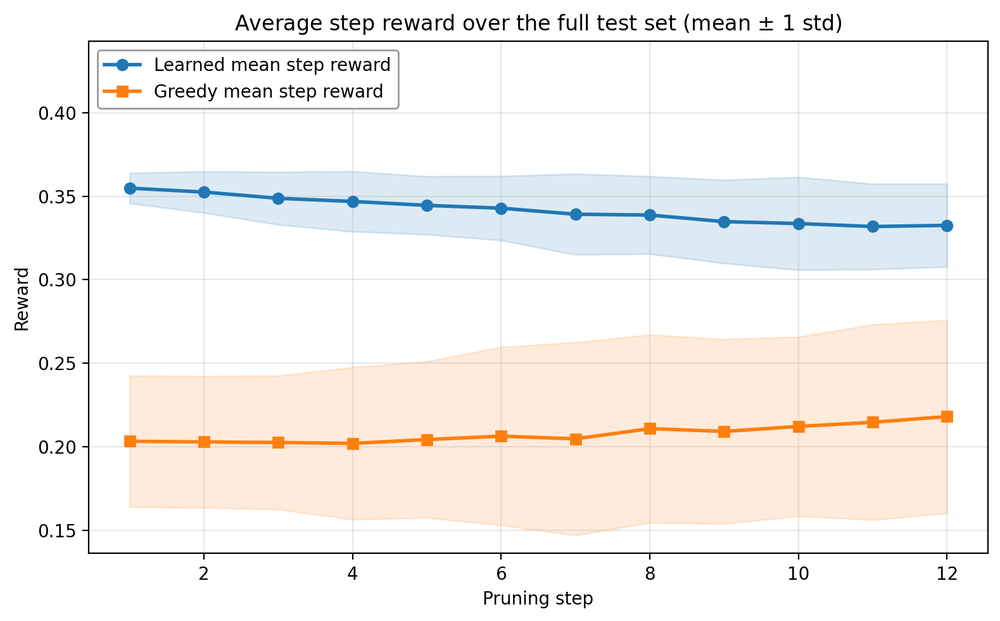
#> input picture 论文/figures/avg_reward_trend.png, 1000 x 621 px, shrunk from 1579 x 980 before the run, found by its file name
$ python patch_swap_avg_reward_colors.py
#> lines starting #> are read from the running program, lines starting #| are printed output that depends on the picture; after the words box and inside, x2 and y2 are one past the last pixel; in counts of white or black regions, pixels touching at a corner belong together
"""
对 avg_reward_trend.png 做色相互换（蓝↔橙），但保留 legend 区域不变。

效果：
    数据较高的曲线（原橙色 Greedy 数据） → 变蓝
    数据较低的曲线（原蓝色 Learned 数据） → 变橙
    legend 仍显示 [蓝色块][Learned] 在上、[橙色块][Greedy] 在下
    => 视觉上 Learned 在上、Greedy 在下

Usage::

    cd D:\\PROJECTS\\latex-workflow\\lemonrl
    & "D:\\PROJECTS\\deeplearning\\python.exe" patch_swap_avg_reward_colors.py
    # 如果 legend 框位置估算不准，传参微调（x1 y1 x2 y2 为图像比例，0~1）:
    & "D:\\PROJECTS\\deeplearning\\python.exe" patch_swap_avg_reward_colors.py --legend-bbox 0.03 0.06 0.30 0.22
"""
from __future__ import annotations

import argparse
import os
from pathlib import Path

os.environ.setdefault("KMP_DUPLICATE_LIB_OK", "TRUE")

import numpy as np  # noqa: E402
from PIL import Image  # noqa: E402
from matplotlib import colors  # noqa: E402

SCRIPT_DIR = Path(__file__).resolve().parent
DEFAULT_PNG = SCRIPT_DIR.parent / "论文" / "figures" / "avg_reward_trend.png"


def main() -> None:
    parser = argparse.ArgumentParser(description=__doc__)
    parser.add_argument("--png", type=str, default=str(DEFAULT_PNG))
    parser.add_argument(
        "--legend-bbox",
        nargs=4,
        type=float,
        default=(0.03, 0.06, 0.30, 0.22),
        metavar=("X1", "Y1", "X2", "Y2"),
        help="legend 框在图中的相对位置 (0~1)，默认覆盖 upper-left 一块区域，可微调",
    )
    parser.add_argument(
        "--saturation-threshold",
        type=float,
        default=0.05,
        help="只对饱和度 > 该阈值的像素做色相互换，避免动到黑色文字/灰色网格",
    )
    args = parser.parse_args()

    png_path = Path(args.png)
    if not png_path.exists():
        raise FileNotFoundError(png_path)

    img = Image.open(png_path).convert("RGB")
    img_arr = np.array(img, dtype=np.float32) / 255.0
    h, w, _ = img_arr.shape
#> h = 621; w = 1000

    x1f, y1f, x2f, y2f = args.legend_bbox
    x1, y1 = max(0, int(w * x1f)), max(0, int(h * y1f))
#> x1 = 30; y1 = 37
    x2, y2 = min(w, int(w * x2f)), min(h, int(h * y2f))
#> x2 = 300; y2 = 136

    legend_backup = img_arr[y1:y2, x1:x2, :].copy()
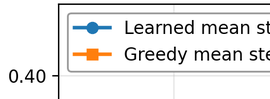
#> legend_backup: shape (99, 270, 3) float32; mean R, G, B 0.916, 0.914, 0.912

    # 整图 HSV 镜像：色相 +180°，仅对彩色像素（避开黑色文字、灰色网格）
    hsv = colors.rgb_to_hsv(img_arr)
#> hsv: shape (621, 1000, 3) float32; mean of channels 0, 1, 2 0.0713, 0.0509, 0.974
    color_mask = hsv[..., 1] > args.saturation_threshold
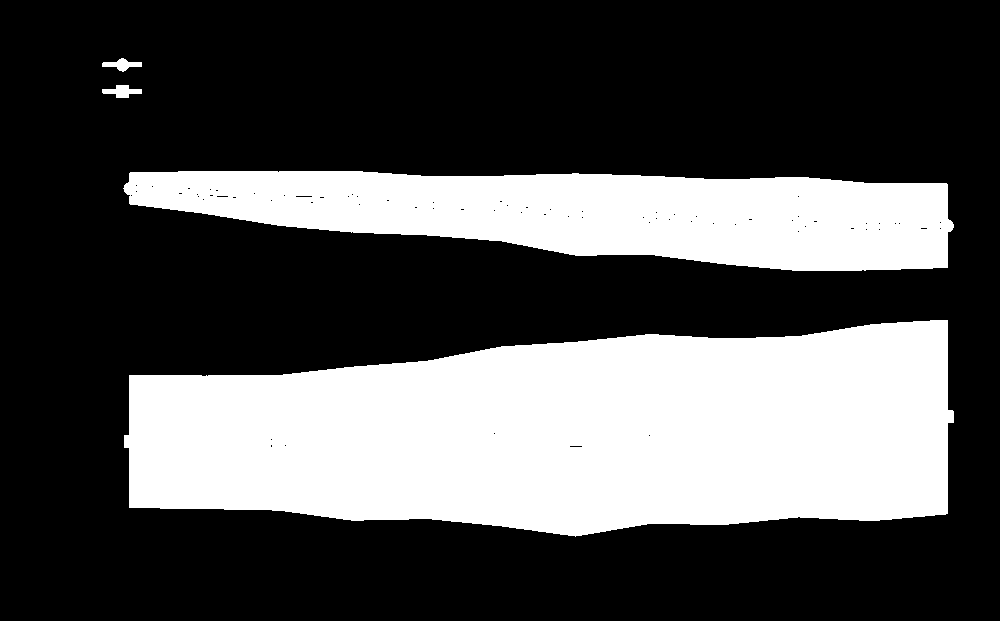
#> color_mask: shape (621, 1000) bool; 31.8% white; 4 white regions, box (x1, y1, x2, y2) and area: (124, 320, 954, 537) 139796, (123, 171, 954, 271) 57403, (102, 85, 142, 98) 303, (102, 58, 142, 72) 270
    hsv_new = hsv.copy()
    hsv_new[..., 0] = np.where(
        color_mask,
        (hsv[..., 0] + 0.5) % 1.0,
        hsv[..., 0],
    )
#> hsv_new: shape (621, 1000, 3) float32; mean of channels 0, 1, 2 0.137, 0.0509, 0.974
    rgb_new = colors.hsv_to_rgb(hsv_new)
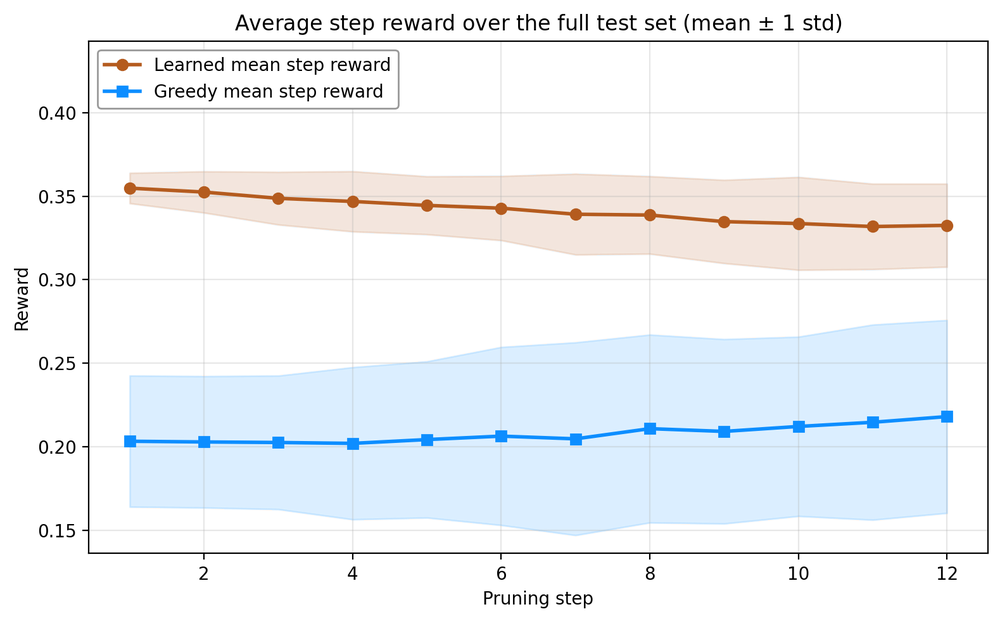
#> rgb_new: shape (621, 1000, 3) float32; mean R, G, B 0.934, 0.951, 0.963

    # 恢复 legend 区域：实现 "曲线换色，legend 不动"
    rgb_new[y1:y2, x1:x2, :] = legend_backup
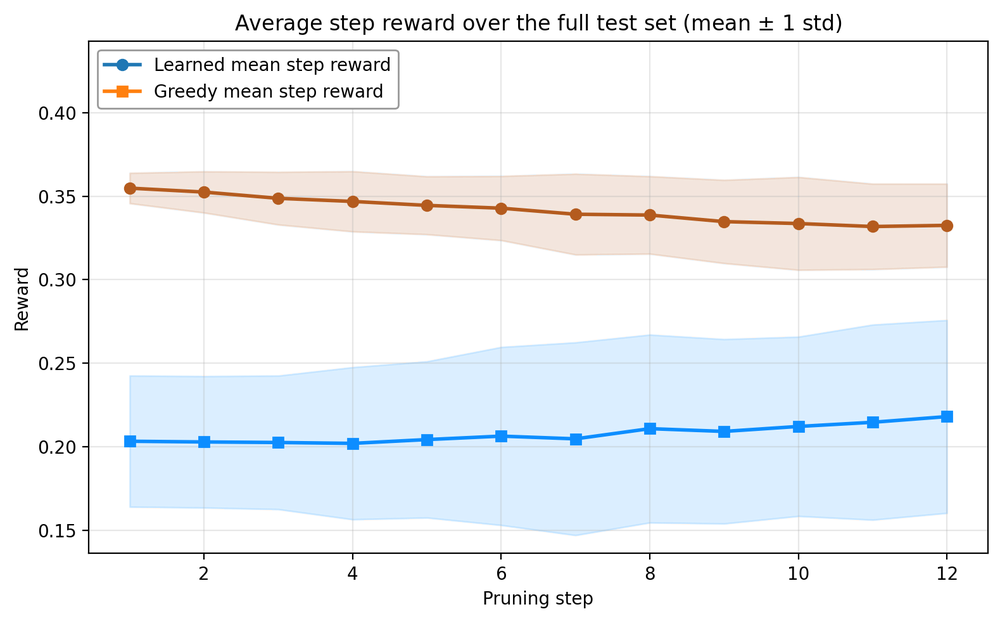
#> rgb_new: shape (621, 1000, 3) float32; 0.09% of pixels changed, all inside (x1, y1, x2, y2) = (102, 58, 142, 98)

    out_arr = (rgb_new * 255).clip(0, 255).astype(np.uint8)
    Image.fromarray(out_arr).save(png_path)

    print(f"Updated: {png_path.resolve()}")
    print(f"  Image size: {w}x{h}")
#|   Image size: 1000x621
    print(f"  Legend region preserved: ({x1},{y1}) -> ({x2},{y2})")
#|   Legend region preserved: (30,37) -> (300,136)
    print(f"  Saturation threshold: {args.saturation_threshold}")


if __name__ == "__main__":
    main()

$ run again, with 论文/figures/Leaf_structure_comparison.png copied over 论文/figures/avg_reward_trend.png
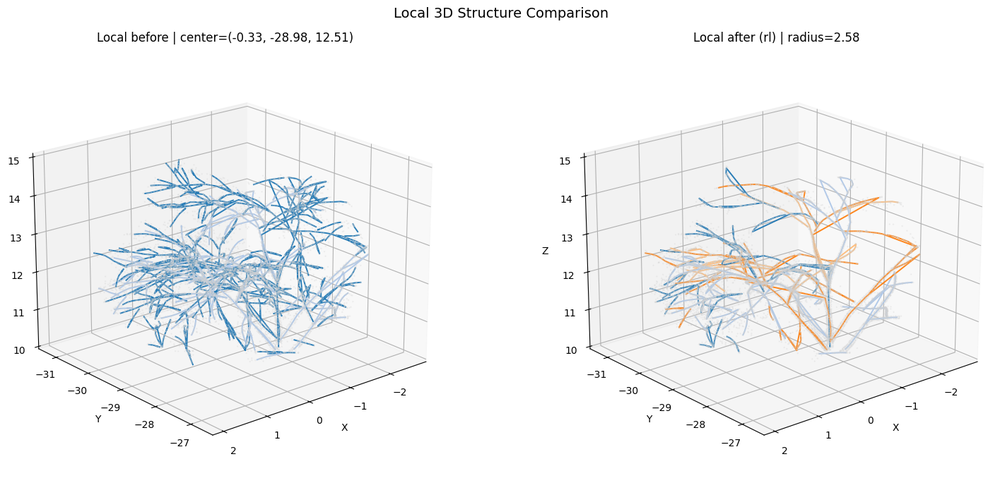
#> input picture 论文/figures/Leaf_structure_comparison.png, 1000 x 488 px, shrunk from 1415 x 691 before the run, found by its file name
#> hsv: shape (488, 1000, 3) float32; mean of channels 0, 1, 2 0.0407, 0.0159, 0.963
#> in main, `color_mask = hsv[..., 1] > args.saturation_threshold`:
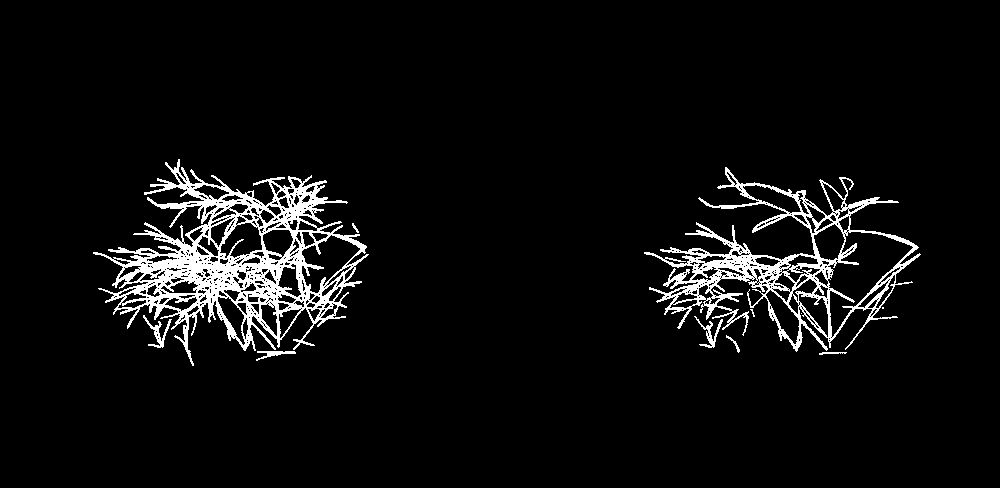
#> color_mask: shape (488, 1000) bool; 5.4% white; 11 white regions (3 under 20 px), largest, box (x1, y1, x2, y2) and area: (93, 159, 369, 366) 15766, (644, 167, 921, 352) 9609, (143, 315, 172, 348) 243
#> hsv_new: shape (488, 1000, 3) float32; mean of channels 0, 1, 2 0.0238, 0.0159, 0.963
#> in main, `rgb_new = colors.hsv_to_rgb(hsv_new)`:
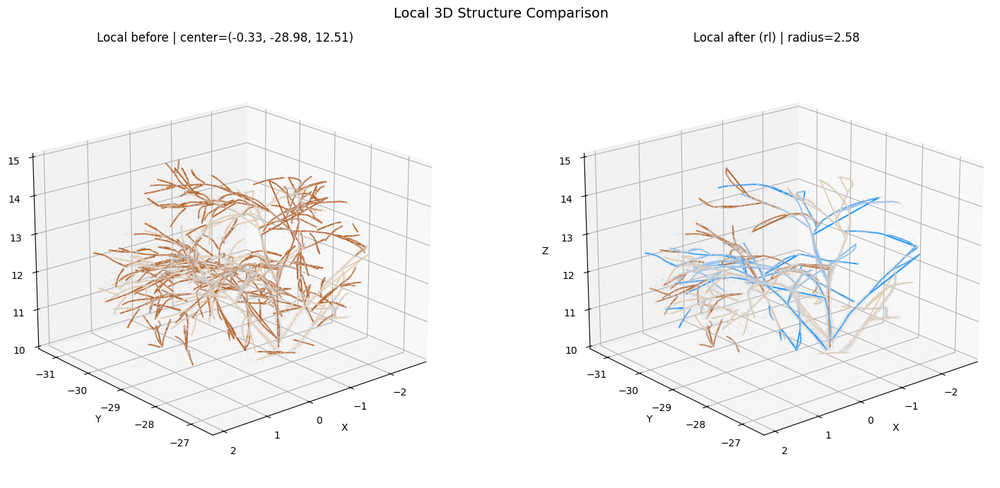
#> rgb_new: shape (488, 1000, 3) float32; mean R, G, B 0.96, 0.956, 0.954
#|   Image size: 1000x488
#|   Legend region preserved: (30,29) -> (300,107)

$ run again, with 论文/figures/Tree_structure_comparison.png copied over 论文/figures/avg_reward_trend.png
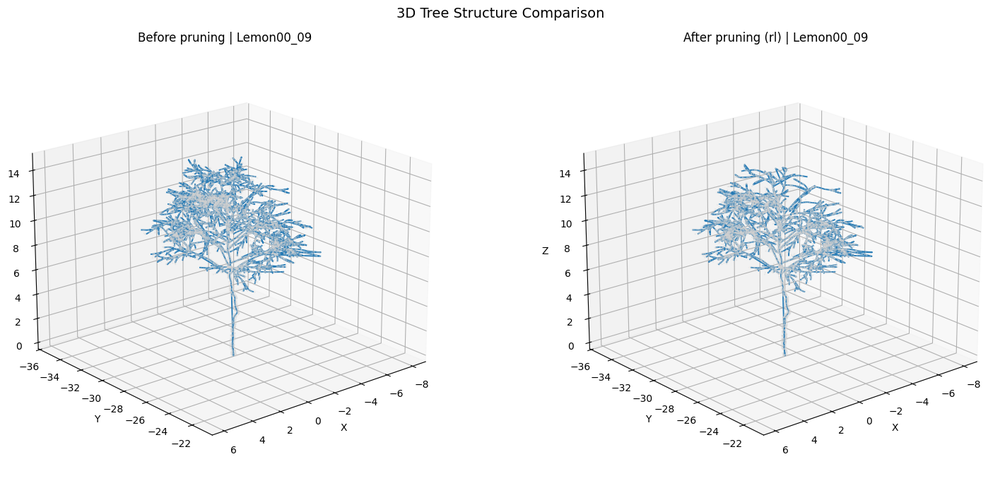
#> input picture 论文/figures/Tree_structure_comparison.png, 1000 x 488 px, shrunk from 1415 x 691 before the run, found by its file name
#> hsv: shape (488, 1000, 3) float32; mean of channels 0, 1, 2 0.0273, 0.0114, 0.96
#> in main, `color_mask = hsv[..., 1] > args.saturation_threshold`:
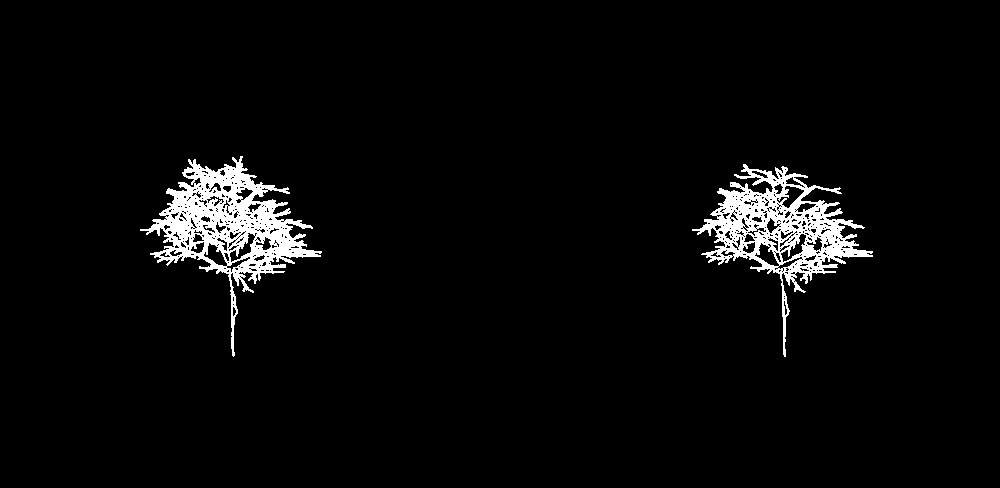
#> color_mask: shape (488, 1000) bool; 3.8% white; 2 white regions, box (x1, y1, x2, y2) and area: (140, 156, 322, 357) 9786, (692, 164, 873, 357) 8601
#> hsv_new: shape (488, 1000, 3) float32; mean of channels 0, 1, 2 0.00857, 0.0114, 0.96
#> in main, `rgb_new = colors.hsv_to_rgb(hsv_new)`:
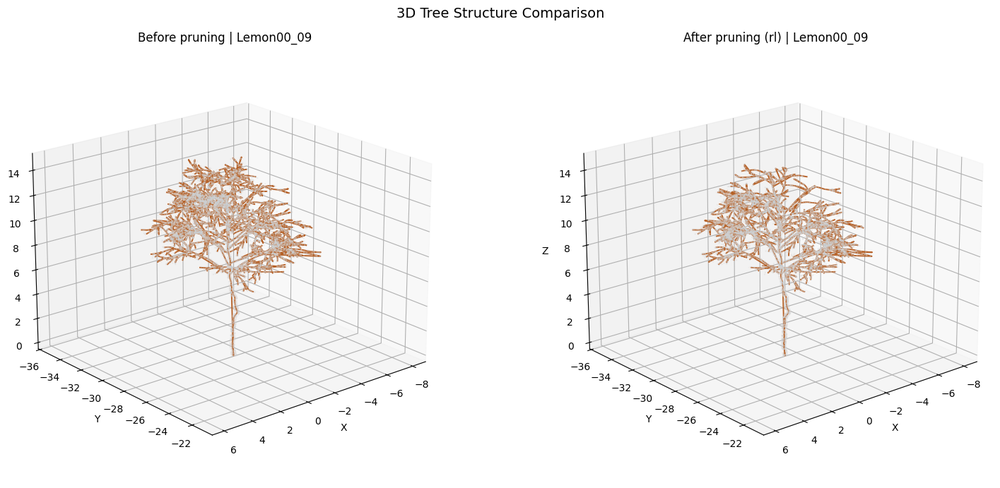
#> rgb_new: shape (488, 1000, 3) float32; mean R, G, B 0.96, 0.955, 0.952
#|   Image size: 1000x488
#|   Legend region preserved: (30,29) -> (300,107)

$ run again, with 论文/figures/kpi_improvement_rate.png copied over 论文/figures/avg_reward_trend.png
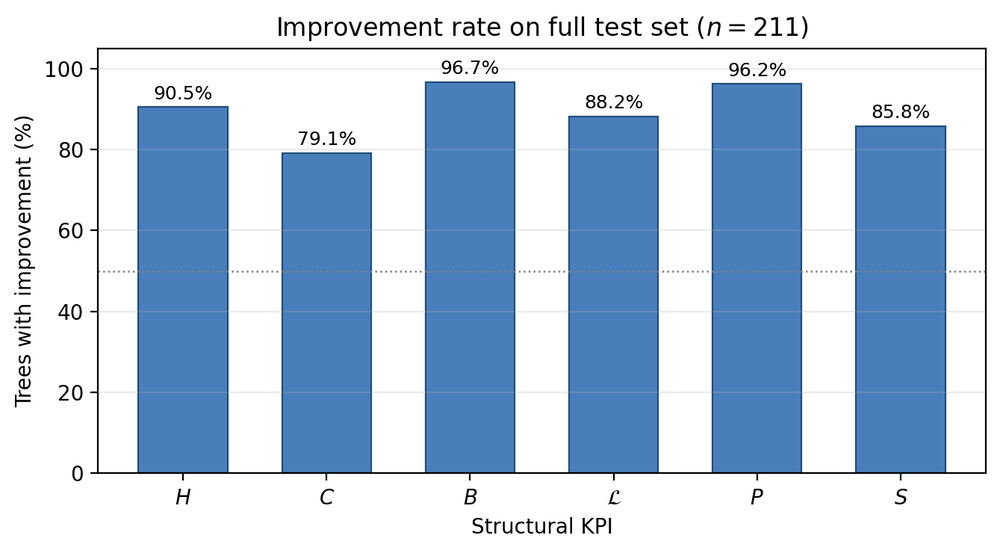
#> input picture 论文/figures/kpi_improvement_rate.png, 1000 x 553 px, shrunk from 1339 x 740 before the run, found by its file name
#> hsv: shape (553, 1000, 3) float32; mean of channels 0, 1, 2 0.218, 0.216, 0.877
#> in main, `color_mask = hsv[..., 1] > args.saturation_threshold`:
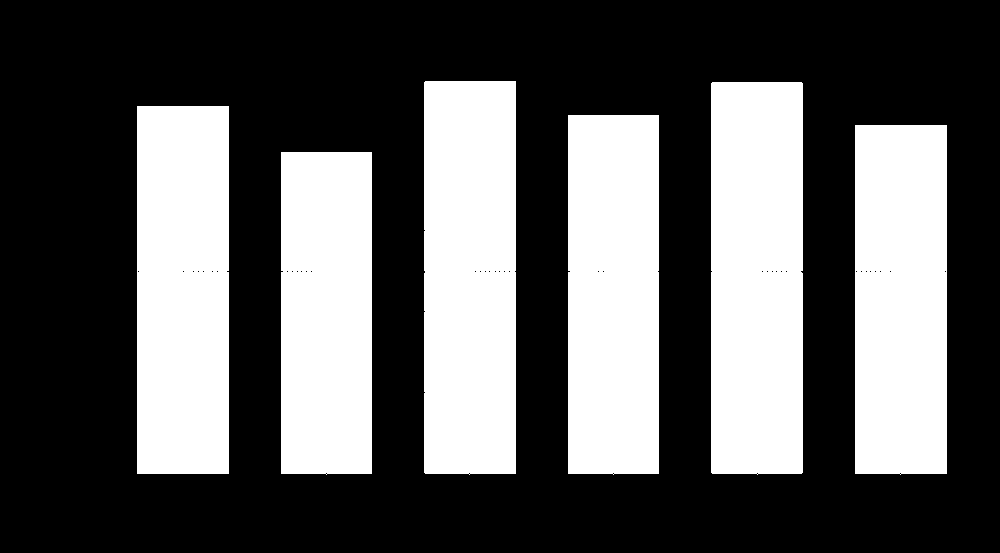
#> color_mask: shape (553, 1000) bool; 36.2% white; 6 white regions, box (x1, y1, x2, y2) and area: (424, 81, 516, 475) 36140, (711, 82, 803, 475) 36050, (137, 106, 229, 474) 33847, (568, 115, 659, 475) 32664, (855, 125, 947, 475) 32100, (281, 152, 372, 475) 29294
#> hsv_new: shape (553, 1000, 3) float32; mean of channels 0, 1, 2 0.0381, 0.216, 0.877
#> in main, `rgb_new[y1:y2, x1:x2, :] = legend_backup`:
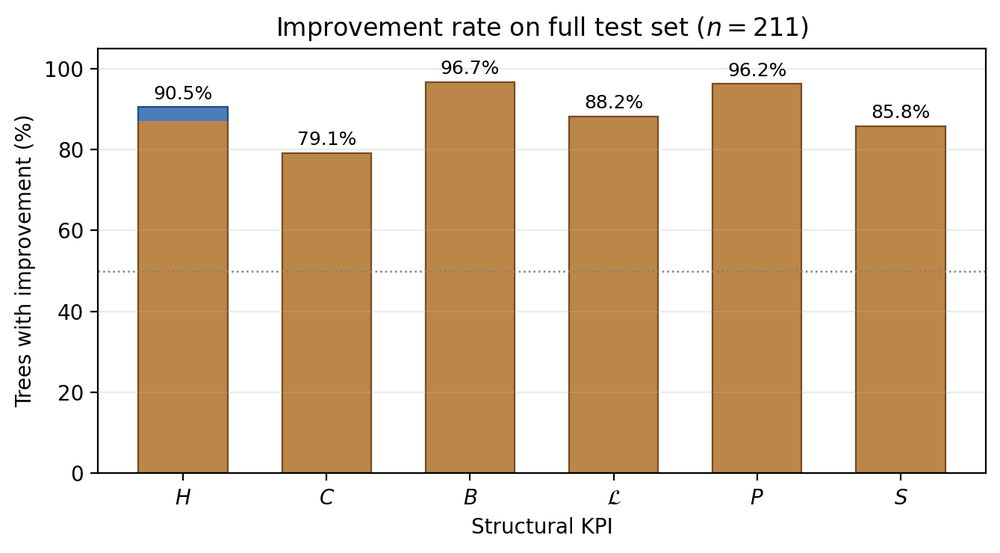
#> rgb_new: shape (553, 1000, 3) float32; mean R, G, B 0.876, 0.808, 0.725
#|   Image size: 1000x553
#|   Legend region preserved: (30,33) -> (300,121)
